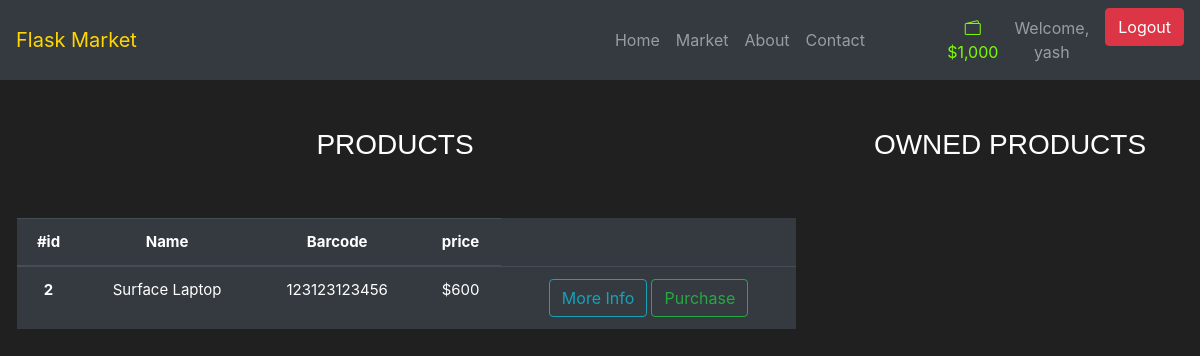
/market (signed in), run on an earlier commit of the app's database.
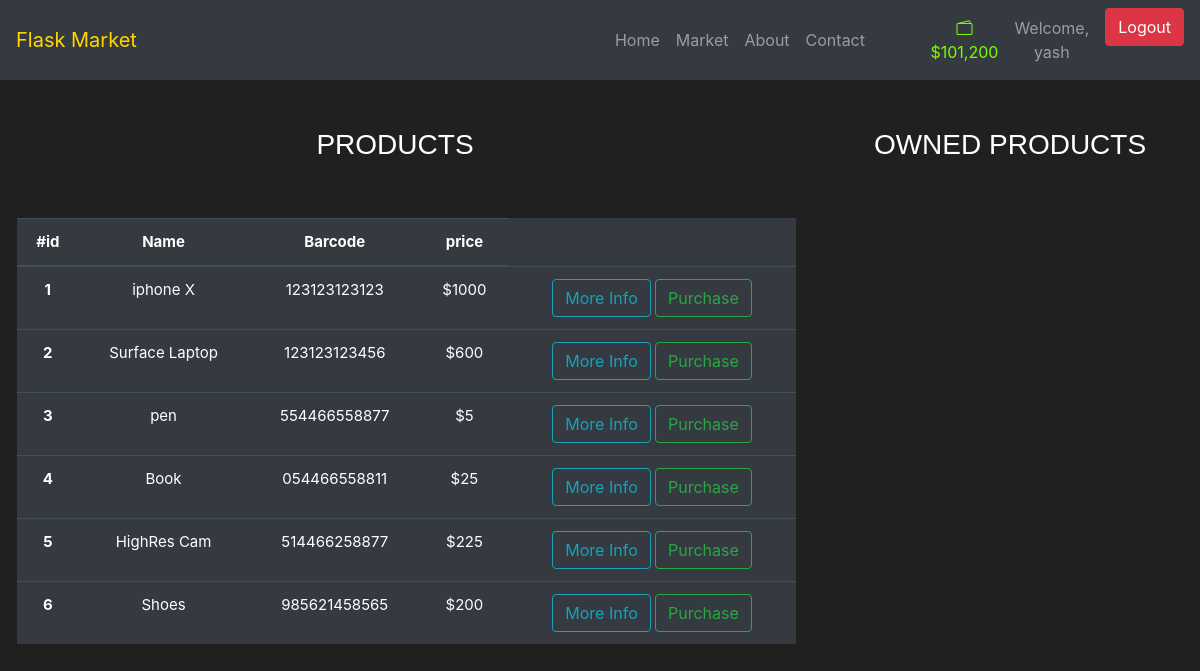
And on a later commit of the database.
### MARKET/model.py (models this page shows, shortened)
class User(db.Model, UserMixin):
    id = db.Column(db.Integer, primary_key=True)
    username = db.Column(db.String(length=30), nullable=False, unique=True)
    email = db.Column(db.String(length=50), nullable=False, unique=True)
    password_hash = db.Column(db.String(length=60), nullable=False)
    budget = db.Column(db.Integer(), nullable = False, default=1000)
    products = db.relationship('product', backref='owned_user', lazy=True)
    @property
    def prettier_budget(self):
        if len(str(self.budget)) >= 4:
            return f'{str(self.budget)[:-3]},{str(self.budget)[-3:]}'
        else:
            return f'{self.budget}'
    @property
    def password(self):
        return self.password

class product(db.Model):
    id = db.Column(db.Integer, primary_key=True)
    name = db.Column(db.String(length=30), nullable=False, unique=True)
    price = db.Column(db.Integer(), nullable=False)
    barcode = db.Column(db.String(length=12), nullable=False, unique=True)
    description = db.Column(db.String(length=1000), nullable=False, unique=True)
    owner = db.Column(db.Integer(), db.ForeignKey('user.id')) #user in lowercase

### MARKET/routes.py (the view, shortened to what this page needs)
@app.route("/market", methods=['GET', 'POST'])
@login_required
def market_page():
    purchase_form = PurchaseItemForm()
    sell_form = SellItemForm()
    add_money = AddMoney()
    if request.method == "GET":
        items = product.query.filter_by(owner=None)  # SQLAlchemy
        owned_items = product.query.filter_by(owner=current_user.id)
        return render_template('market.html', items=items, sell_form=sell_form, purchase_form=purchase_form, owned_items=owned_items, add_money=add_money)

### MARKET/model.py (called while the page is built)
@login_manager.user_loader
def load_user(user_id):
    return User.query.get(int(user_id))

### MARKET/templates/market.html (shortened to what this page needs)
{% extends 'base.html' %}
{% block bodydown %}
<br>
<div class="row" style="font-family: 'Oswald', sans-serif;">
    <div class="col-8">
        <h3 ID="p">PRODUCTS</h3>
    </div>
    <div class="col-4">
        <h3 id="op">OWNED PRODUCTS</h3>
    </div>
</div>
<br>
<br>
<div class="row" style="margin-left: 0.2%; font-size: 15px;">
    <div class="col-8">
        <table class="table table-hover table-dark">
            <thead>
            <tr>
                <th scope="col">#id</th>
                <th scope="col">Name</th>
                <th scope="col">Barcode</th>
                <th scope="col">price</th>
            </tr>
            </thead>
            <tbody>
            {% for item in items %}
            <tr>
                <th scope="row">{{item.id}}</th>
                <td>{{item.name}}</td>
                <td>{{item.barcode}}</td>
                <td>${{item.price}}</td>
                <td>
                    <button class="btn btn-outline btn-outline-info" data-toggle="modal" data-target="#Modal-MoreInfo-{{ item.id }}">More Info</button>
                    <button class="btn btn-outline btn-outline-success" data-toggle="modal" data-target="#Modal-PurchaseConfirm-{{ item.id }}" >Purchase</button>
                </td>
            </tr>
            {% endfor %}
            </tbody>
        </table>
    </div>
    <div class="col-4">
    </div>
</div>
{% endblock %}

### MARKET/templates/base.html (shortened to what this page needs)
<!doctype html>
<html lang="en">
<head>
    <link rel="stylesheet" href="https://cdn.jsdelivr.net/npm/bootstrap@4.5.3/dist/css/bootstrap.min.css"
>
    <link rel="stylesheet" href="https://cdn.jsdelivr.net/npm/bootstrap-icons@1.5.0/font/bootstrap-icons.css">
</head>
<body>
 <nav class="navbar navbar-expand-md navbar-dark bg-dark">
      <a class="navbar-brand" href="{{ url_for('home_page') }}" style="color:gold">Flask Market</a>
      <div class="collapse navbar-collapse" id="navbarNav">
          <div class="container ">
              <ul class="navbar-nav ">
                  <li class="nav-item text-center" style="margin-left: 165%;">
                      <a class="nav-link" href="{{ url_for('home_page') }}">Home <span class="sr-only">(current)</span></a>
                  </li>
                  <li class="nav-item  text-center">
                      <a class="nav-link" href="{{ url_for('market_page') }}">Market</a>
                  </li>
                  <li class="nav-item  text-center">
                      <a class="nav-link" href="#">About</a>
                  </li>
                  <li class="nav-item  text-center">
                      <a class="nav-link" href="#">Contact</a>
                  </li>
              </ul>
          </div>
          {% if current_user.is_authenticated %}
            <ul class="navbar-nav px-md-0">
                {% if request.path == "/market" %}
                    <li class="nav-item ">
                        <a class="nav-link" style="color: lawngreen; font-weight: bold margin-bottom: 5px" type="button"
                           data-toggle="modal" data-target="#money_modal">
                            <i class="bi bi-wallet2"></i>
                            ${{ current_user.prettier_budget }}
                        </a>
                    </li>
                {% endif %}
                <li class="nav-item pr-2">
                    <a class="nav-link">Welcome, {{ current_user.username }}</a>
                </li>
                <li class="nav-item">
                    <a class="btn btn-danger" href="{{ url_for('logout_page') }}">Logout</a>
                </li>
            </ul>
          {% endif %}
      </div>
    </nav>
<br>
{% block bodydown %}
{% endblock %}
</body>
</html>

What changed in the data, as far as the page shows it:
changed User "yash": prettier_budget "1,000" → "101,200"
now on this page (row edited): product: id "1", name "iphone X", barcode "123123123123", price "1000"
added product: id "3", name "pen", barcode "554466558877", price "5"
added product: id "4", name "Book", barcode "054466558811", price "25"
added product: id "5", name "HighRes Cam", barcode "514466258877", price "225"
added product: id "6", name "Shoes", barcode "985621458565", price "200"
